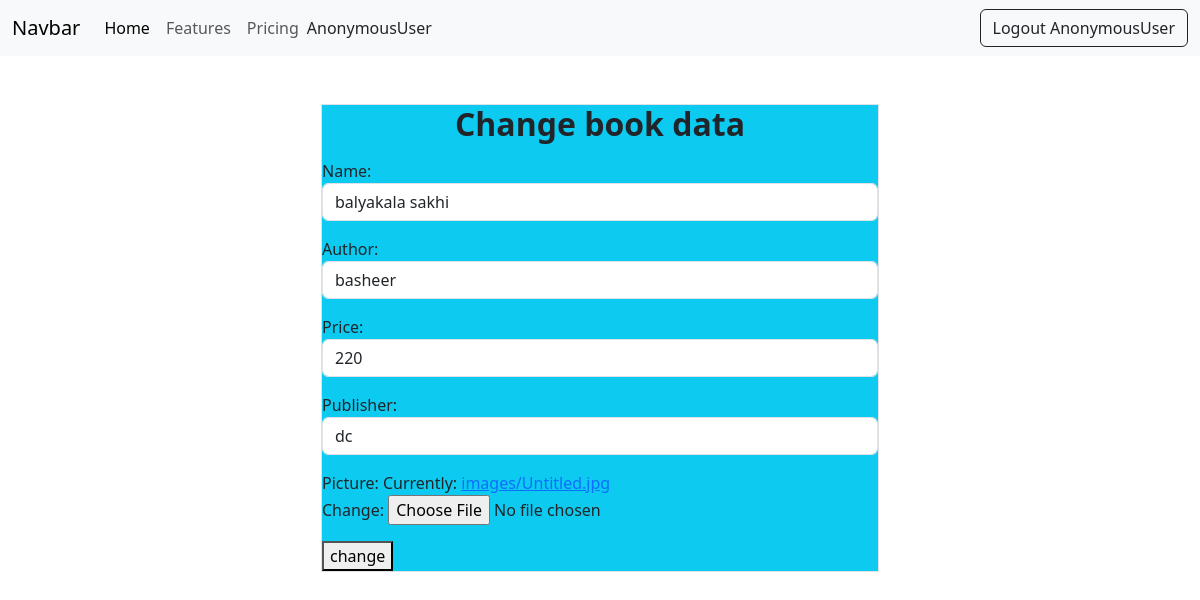
Screenshot of /book/1/change with the database file from the repository.
### book/models.py (models this page shows, shortened)
class books(models.Model):
    name=models.CharField(max_length=200,unique=True)
    author=models.CharField(max_length=200)
    price=models.PositiveIntegerField()
    publisher=models.CharField(max_length=200)
    picture=models.ImageField(upload_to='images',null=True)

### book/views.py (the view, shortened to what this page needs)
# urls.py: path('book/<int:pk>/change',views.BookUpdateView.as_view(),name='book-change'),
class BookUpdateView(View):
    def get(self,request,*args,**kwrags):
        id=kwrags.get("pk")
        obj=books.objects.get(id=id)
        form=BookForm(instance=obj)
        return render(request,"book_edit.html",{"form":form})

### book/forms.py
class BookForm(forms.ModelForm):
    class Meta:
        model=books
        fields="__all__"
        widgets={
             "name":forms.TextInput(attrs={"class":"form-control"}),
             "author":forms.TextInput(attrs={"class":"form-control"}),
             "price":forms.TextInput(attrs={"class":"form-control"}),
             "publisher":forms.TextInput(attrs={"class":"form-control"}),
        }

### book/templates/book_edit.html (shortened to what this page needs)
{%extends 'base.html'%}
{%block body_block%}
<div class="container justify-content-center d-flex ">
    <form action="" method="post" class="w-50 border mt-5  bg-info mt-5 justify-content-center" enctype="multipart/form-data">
        <h2 class="text-center mb-3 fw-bolder">Change book data</h2>
        {{form.as_p}}
        <button type="submit">change</button>
    </form>
</div>
{%endblock%}

### rows the page displays
books: name "balyakala sakhi", author "basheer", price "220", publisher "dc"

### other values shown
{{ request.user }} "AnonymousUser"
